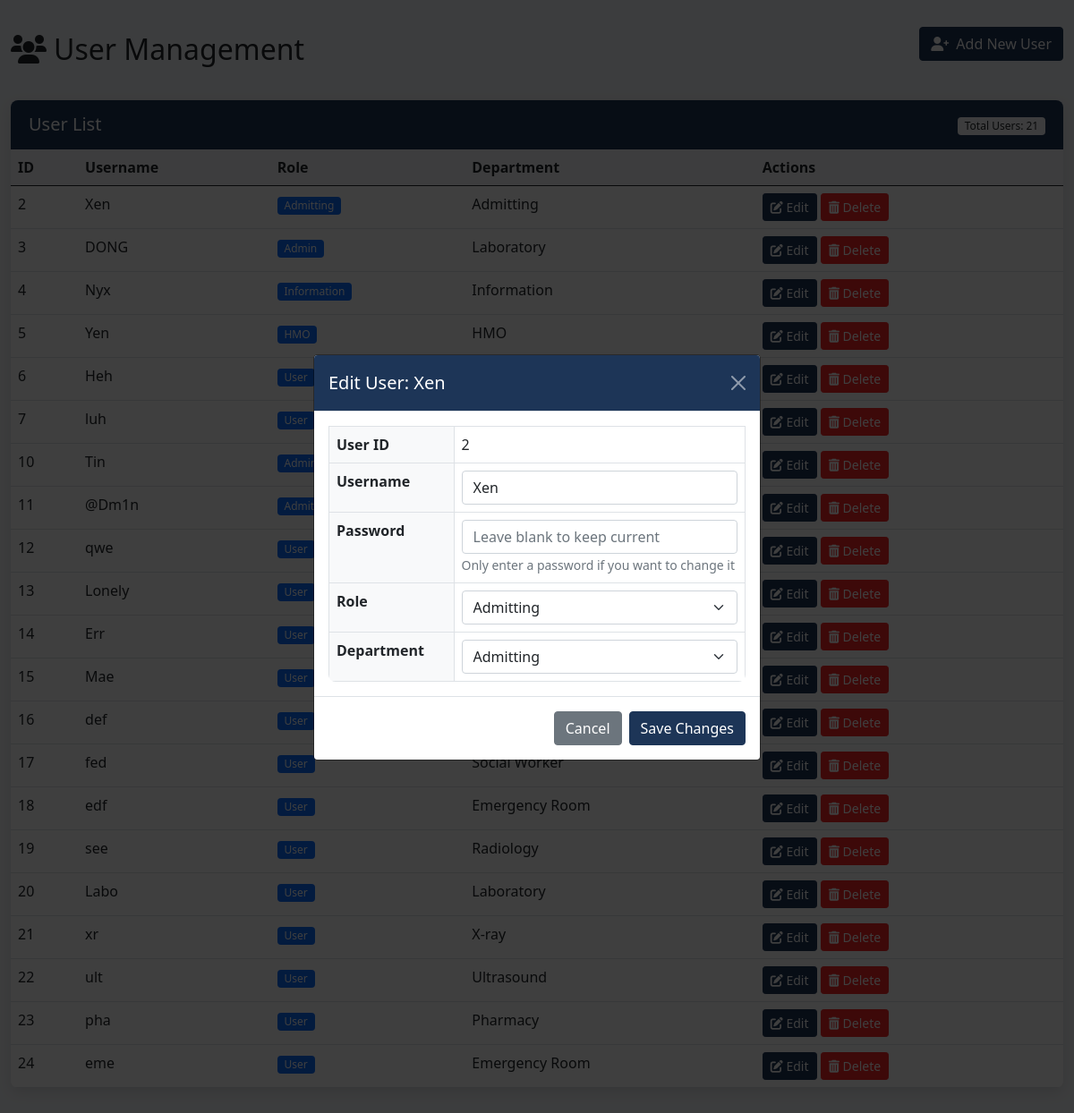
The page /users.php?edit_id=2 on the database its author committed.
### tables this page shows
CREATE TABLE `users` (
  `user_id` int(11) NOT NULL,
  `username` varchar(100) NOT NULL,
  `password` varchar(255) NOT NULL,
  `role` enum('Admin','User','HMO','Admitting','Information') NOT NULL,
  `dept_id` int(11) NOT NULL,
  `status` tinyint(4) DEFAULT 2,
  `created_at` timestamp NOT NULL DEFAULT current_timestamp(),
  `updated_at` timestamp NOT NULL DEFAULT current_timestamp() ON UPDATE current_timestamp()
);

CREATE TABLE `departments` (
  `dept_id` int(11) NOT NULL,
  `name` varchar(255) DEFAULT NULL,
  `description` text DEFAULT NULL,
  `date_created` datetime DEFAULT current_timestamp()
);

### users.php (the view, shortened to what this page needs)
<?php
require("lib/conn.php");
$editUser = null;
try {
    $stmt = $conn->prepare("
        SELECT u.user_id, u.username, u.role, d.name as department
        FROM users u
        LEFT JOIN departments d ON u.dept_id = d.dept_id
        ORDER BY u.user_id ASC
    ");
    $stmt->execute();
    $users = $stmt->fetchAll(PDO::FETCH_ASSOC);
} catch (PDOException $e) {
    echo "Error fetching users: " . $e->getMessage();
}
try {
    $stmt = $conn->prepare("SELECT dept_id, name FROM departments ORDER BY name ASC");
    $stmt->execute();
    $departments = $stmt->fetchAll(PDO::FETCH_ASSOC);
} catch (PDOException $e) {
    echo "Error fetching departments: " . $e->getMessage();
}
$roles = [];
try {
    $stmt = $conn->prepare("SHOW COLUMNS FROM users LIKE 'role'");
    $stmt->execute();
    $row = $stmt->fetch(PDO::FETCH_ASSOC);
    if ($row && preg_match("/^enum\((.*)\)$/", $row['Type'], $matches)) {
        $enumValues = explode(",", $matches[1]);
        foreach ($enumValues as $value) {
            $roles[] = trim($value, "'");
        }
    }
} catch (PDOException $e) {
    echo "Error fetching roles: " . $e->getMessage();
}
if (isset($_GET['edit_id'])) {
    $edit_id = $_GET['edit_id'];
    try {
        $stmt = $conn->prepare("SELECT * FROM users WHERE user_id = :id");
        $stmt->bindParam(':id', $edit_id);
        $stmt->execute();
        $editUser = $stmt->fetch(PDO::FETCH_ASSOC);
    } catch (PDOException $e) {
        echo "Error fetching user: " . $e->getMessage();
    }
}
?>
<!DOCTYPE html>
<html lang="en">
<head>
    <link href="https://cdn.jsdelivr.net/npm/bootstrap@5.0.2/dist/css/bootstrap.min.css" rel="stylesheet">
    <link rel="stylesheet" href="https://cdnjs.cloudflare.com/ajax/libs/font-awesome/6.0.0/css/all.min.css">
        <?php if ($editUser): ?>
        <div class="modal fade show" id="editModal" tabindex="-1" aria-labelledby="editModalLabel" aria-hidden="false" style="display: block; background-color: rgba(0,0,0,0.5);">
            <div class="modal-dialog modal-dialog-centered">
                <div class="modal-content">
                    <div class="modal-header">
                        <h5 class="modal-title" id="editModalLabel">Edit User: <?= htmlspecialchars($editUser['username']) ?></h5>
                    </div>
                    <form method="POST" action="users.php">
                        <div class="modal-body">
                            <div class="table-responsive">
                                <table class="table table-bordered">
                                    <tbody>
                                        <tr>
                                            <th width="30%">User ID</th>
                                            <td><?= htmlspecialchars($editUser['user_id']) ?></td>
                                        </tr>
                                        <tr>
                                            <th>Username</th>
                                            <td>
                                            </td>
                                        </tr>
                                        <tr>
                                            <th>Password</th>
                                            <td>
                                                <div class="position-relative">
                                                </div>
                                                <small class="text-muted">Only enter a password if you want to change it</small>
                                            </td>
                                        </tr>
                                        <tr>
                                            <th>Role</th>
                                            <td>
                                            </td>
                                        </tr>
                                        <tr>
                                            <th>Department</th>
                                            <td>
                                            </td>
                                        </tr>
                                    </tbody>
                                </table>
                            </div>
                        </div>
                        <div class="modal-footer">
                            <a href="users.php" class="btn btn-secondary">Cancel</a>
                            <button type="submit" name="btnUpdate" class="btn btn-primary">Save Changes</button>
                        </div>
                    </form>
                </div>
            </div>
        </div>
        <?php endif; ?>
</body>
</html>
<?php
require("lib/conn.php");
$editUser = null;
$users = [];
try {
    $stmt = $conn->prepare("
        SELECT u.user_id, u.username, u.role, d.name as department
        FROM users u
        LEFT JOIN departments d ON u.dept_id = d.dept_id
        ORDER BY u.user_id ASC
    ");
    $stmt->execute();
    $users = $stmt->fetchAll(PDO::FETCH_ASSOC);
} catch (PDOException $e) {
    echo "Error fetching users: " . $e->getMessage();
}
$departments = [];
try {
    $stmt = $conn->prepare("SELECT dept_id, name FROM departments ORDER BY name ASC");
    $stmt->execute();
    $departments = $stmt->fetchAll(PDO::FETCH_ASSOC);
} catch (PDOException $e) {
    echo "Error fetching departments: " . $e->getMessage();
}
$roles = [];
try {
    $stmt = $conn->prepare("SHOW COLUMNS FROM users LIKE 'role'");
    $stmt->execute();
    $row = $stmt->fetch(PDO::FETCH_ASSOC);
    if ($row && preg_match("/^enum\((.*)\)$/", $row['Type'], $matches)) {
        $enumValues = explode(",", $matches[1]);
        foreach ($enumValues as $value) {
            $roles[] = trim($value, "'");
        }
    }
} catch (PDOException $e) {
    echo "Error fetching roles: " . $e->getMessage();
}
if (isset($_GET['edit_id'])) {
    $edit_id = $_GET['edit_id'];
    try {
        $stmt = $conn->prepare("SELECT * FROM users WHERE user_id = :id");
        $stmt->bindParam(':id', $edit_id);
        $stmt->execute();
        $editUser = $stmt->fetch(PDO::FETCH_ASSOC);
    } catch (PDOException $e) {
        echo "Error fetching user: " . $e->getMessage();
    }
}
?>
<!DOCTYPE html>
<html lang="en">
<head>
    <scrip src="https://cdn.jsdelivr.net/npm/sweetalert2@11"></script>
    <link href="https://cdn.jsdelivr.net/npm/bootstrap@5.0.2/dist/css/bootstrap.min.css" rel="stylesheet">
    <link rel="stylesheet" href="https://cdnjs.cloudflare.com/ajax/libs/font-awesome/6.0.0/css/all.min.css">
</head>
<body>
    <div class="container">
        <div class="d-flex justify-content-between align-items-center mb-4">
            <h2><i class="fas fa-users me-2"></i>User Management</h2>
            <a href="register.php" class="btn btn-primary add-user-btn">
                <i class="fas fa-user-plus me-2"></i>Add New User
            </a>
        </div>
        <div class="card">
            <div class="card-header d-flex justify-content-between align-items-center">
                <h5 class="mb-0">User List</h5>
                <div>
                    <span class="badge bg-light text-dark">
                        Total Users: <?= count($users) ?>
                    </span>
                </div>
            </div>
            <div class="table-responsive">
                <table class="table table-hover">
                    <thead>
                        <tr>
                            <th>ID</th>
                            <th>Username</th>
                            <th>Role</th>
                            <th>Department</th>
                            <th>Actions</th>
                        </tr>
                    </thead>
                    <tbody>
                        <?php foreach ($users as $user): ?>
                            <tr>
                                <td><?= htmlspecialchars($user['user_id']) ?></td>
                                <td><?= htmlspecialchars($user['username']) ?></td>
                                <td>
                                    <span class="badge bg-primary">
                                        <?= htmlspecialchars(ucfirst($user['role'])) ?>
                                    </span>
                                </td>
                                <td><?= htmlspecialchars($user['department'] ?? 'N/A') ?></td>
                                <td class="action-btns">
                                    <a href="users.php?edit_id=<?= $user['user_id'] ?>" class="btn btn-sm btn-primary">
                                        <i class="fas fa-edit"></i> Edit
                                    </a>
                                    <a href="#" class="btn btn-sm btn-danger"
                                       onclick="confirmDelete(<?= $user['user_id'] ?>)">
                                        <i class="fas fa-trash-alt"></i> Delete
                                    </a>
                                </td>
                            </tr>
                        <?php endforeach; ?>
                    </tbody>
                </table>
            </div>
        </div>
        <?php if ($editUser): ?>
        <div class="modal fade show" id="editModal" tabindex="-1" aria-labelledby="editModalLabel" aria-hidden="false" style="display: block; background-color: rgba(0,0,0,0.5);">
            <div class="modal-dialog modal-dialog-centered">
                <div class="modal-content">
                    <div class="modal-header">
                        <h5 class="modal-title" id="editModalLabel">Edit User: <?= htmlspecialchars($editUser['username']) ?></h5>
                        <a href="users.php" class="btn-close" style="filter: invert(1);"></a>
                    </div>
                    <form method="POST" action="users.php">
                        <div class="modal-body">
                            <div class="table-responsive">
                                <table class="table table-bordered">
                                    <tbody>
                                        <tr>
                                            <th width="30%">User ID</th>
                                            <td><?= htmlspecialchars($editUser['user_id']) ?></td>
                                        </tr>
                                        <tr>
                                            <th>Username</th>
                                            <td>
                                                <input type="text" class="form-control" name="username"
                                                       value="<?= htmlspecialchars($editUser['username']) ?>" required>
                                            </td>
                                        </tr>
                                        <tr>
                                            <th>Password</th>
                                            <td>
                                                <div class="position-relative">
                                                    <input type="password" class="form-control" name="password" placeholder="Leave blank to keep current">
                                                </div>
                                                <small class="text-muted">Only enter a password if you want to change it</small>
                                            </td>
                                        </tr>
                                        <tr>
                                            <th>Role</th>
                                            <td>
                                                <select class="form-select" name="role" required>
                                                    <?php foreach ($roles as $roleOption): ?>
                                                        <option value="<?= htmlspecialchars($roleOption) ?>"
                                                            <?= $editUser['role'] == $roleOption ? 'selected' : '' ?>>
                                                            <?= htmlspecialchars(ucfirst($roleOption)) ?>
                                                        </option>
                                                    <?php endforeach; ?>
                                                </select>
                                            </td>
                                        </tr>
                                        <tr>
                                            <th>Department</th>
                                            <td>
                                                <select class="form-select" name="dept_id" required>
                                                    <?php foreach ($departments as $dept): ?>
                                                        <option value="<?= htmlspecialchars($dept['dept_id']) ?>"
                                                            <?= $editUser['dept_id'] == $dept['dept_id'] ? 'selected' : '' ?>>
                                                            <?= htmlspecialchars($dept['name']) ?>
                                                        </option>
                                                    <?php endforeach; ?>
                                                </select>
                                            </td>
                                        </tr>
                                    </tbody>
                                </table>
                            </div>
                        </div>
                        <div class="modal-footer">
                            <a href="users.php" class="btn btn-secondary">Cancel</a>
                            <button type="submit" name="btnUpdate" class="btn btn-primary">Save Changes</button>
                        </div>
                    </form>
                </div>
            </div>
        </div>
        <?php endif; ?>
    </div>
</body>
</html>

### users.php (style rules this page uses)
:root { --primary-color: #1d3557; --secondary-color: #457b9d; --accent-color: #4895ef; --light-color: #f8f9fa; --dark-color: #212529; --success-color: #4cc9f0; --danger-color:rgb(247, 37, 37); --border-radius: 8px; --box-shadow: 0 5px 15px rgba(0, 0, 0, 0.1); --transition: all 0.3s ease; }
body { font-family: 'Segoe UI', Tahoma, Geneva, Verdana, sans-serif; background-color: #f5f7fa; color: var(--dark-color); }
.container { max-width: 1200px; margin-top: 30px; }
.card { border-radius: var(--border-radius); box-shadow: var(--box-shadow); border: none; margin-bottom: 30px; }
.card-header { background-color: var(--primary-color); color: white; border-radius: var(--border-radius) var(--border-radius) 0 0 !important; padding: 15px 20px; }
.table { margin-bottom: 0; }
.table th { background-color: #f8f9fa; border-top: none; font-weight: 600; }
.table-responsive { border-radius: 0 0 var(--border-radius) var(--border-radius); overflow: hidden; }
.btn-sm { padding: 0.25rem 0.5rem; font-size: 0.875rem; }
.btn-primary { background-color: var(--primary-color); border-color: var(--primary-color); }
.btn-danger { background-color: var(--danger-color); border-color: var(--danger-color); }
.badge { padding: 0.35em 0.65em; font-weight: 500; }
.modal-header { background-color: var(--primary-color); color: white; }
.action-btns { white-space: nowrap; }
.add-user-btn { margin-bottom: 20px; }

### rows shown on the page
users: user_id "2", username "Xen", role "Admitting", dept.name "Admitting", dept_id "Admitting"
users: user_id "3", username "DONG", role "Admin", dept.name "Laboratory"
users: user_id "4", username "Nyx", role "Information", dept.name "Information"
users: user_id "5", username "Yen", role "HMO", dept.name "HMO"
users: user_id "6", username "Heh", role "User"
users: user_id "7", username "luh", role "User"
users: user_id "10", username "Tin", role "Admin"
users: user_id "11", username "@Dm1n", role "Admitting"
users: user_id "12", username "qwe", role "User"
users: user_id "13", username "Lonely", role "User"
users: user_id "14", username "Err", role "User"
users: user_id "15", username "Mae", role "User"
users: user_id "16", username "def", role "User"
users: user_id "17", username "fed", role "User", dept.name "Social Worker"
users: user_id "18", username "edf", role "User", dept.name "Emergency Room"
users: user_id "19", username "see", role "User", dept.name "Radiology"
users: user_id "20", username "Labo", role "User", dept.name "Laboratory"
users: user_id "21", username "xr", role "User", dept.name "X-ray"
users: user_id "22", username "ult", role "User", dept.name "Ultrasound"
users: user_id "23", username "pha", role "User", dept.name "Pharmacy"
users: user_id "24", username "eme", role "User", dept.name "Emergency Room"

### other values the page prints
count($users) "21"
